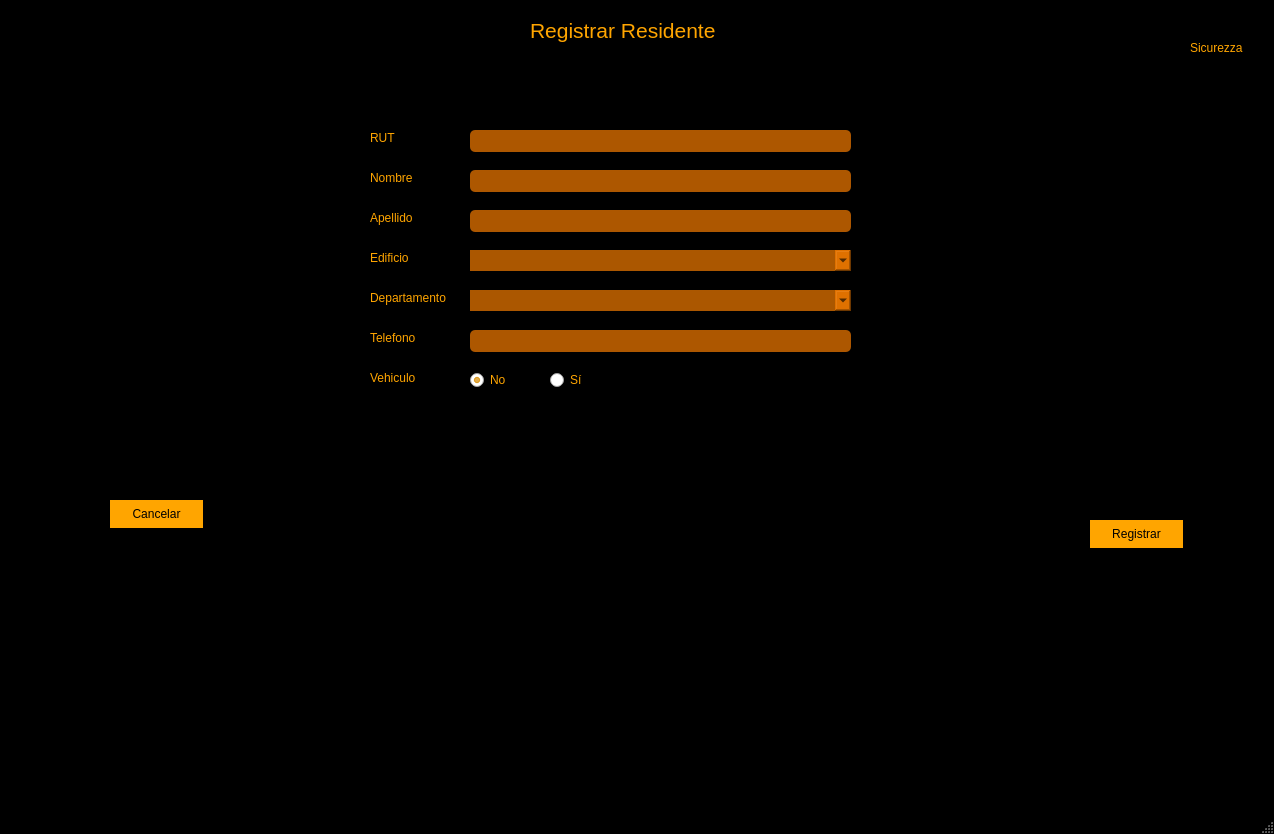
<?xml version="1.0" encoding="UTF-8"?>
<ui version="4.0">
 <class>MainRR</class>
 <widget class="QMainWindow" name="MainRR">
  <property name="geometry">
   <rect>
    <x>0</x>
    <y>0</y>
    <width>1274</width>
    <height>834</height>
   </rect>
  </property>
  <property name="windowTitle">
   <string>Registrar Residente</string>
  </property>
  <property name="styleSheet">
   <string notr="true">QMainWindow{
background:black;
}

QLabel{
color:orange;
}
QLineEdit{
border:0;
border-radius: 5px;
background: rgba(248,124,0,0.7);
padding:8px;
font-size:14;
color:white;
}
QTableWidget{
border:0;
color:white;
background:transparent;
}
QTableWidget::item{
	border:1px solid orange;
}
QHeaderView,QHeaderView::section{
background-color:orange;
}

QPushButton{
background:orange;
border-radius:15px;
}
QPushButton:hover{
background:rgb(245,124,0);
}
QDateTimeEdit{
background:rgba(245,124,0,0.7);
border-radius:5px;
}
QComboBox{
background:rgba(245,124,0,0.7);
border-radius:15px;
}
QRadioButton{
color:orange
}</string>
  </property>
  <widget class="QWidget" name="centralwidget">
   <widget class="QLabel" name="label_6">
    <property name="geometry">
     <rect>
      <x>370</x>
      <y>170</y>
      <width>55</width>
      <height>16</height>
     </rect>
    </property>
    <property name="text">
     <string>Nombre</string>
    </property>
   </widget>
   <widget class="QLabel" name="label">
    <property name="geometry">
     <rect>
      <x>370</x>
      <y>130</y>
      <width>55</width>
      <height>16</height>
     </rect>
    </property>
    <property name="text">
     <string>RUT</string>
    </property>
   </widget>
   <widget class="QLabel" name="label_2">
    <property name="geometry">
     <rect>
      <x>370</x>
      <y>250</y>
      <width>55</width>
      <height>16</height>
     </rect>
    </property>
    <property name="text">
     <string>Edificio</string>
    </property>
   </widget>
   <widget class="QLabel" name="label_7">
    <property name="geometry">
     <rect>
      <x>370</x>
      <y>370</y>
      <width>55</width>
      <height>16</height>
     </rect>
    </property>
    <property name="text">
     <string>Vehiculo</string>
    </property>
   </widget>
   <widget class="QLabel" name="label_3">
    <property name="geometry">
     <rect>
      <x>370</x>
      <y>330</y>
      <width>55</width>
      <height>16</height>
     </rect>
    </property>
    <property name="text">
     <string>Telefono</string>
    </property>
   </widget>
   <widget class="QLabel" name="label_4">
    <property name="geometry">
     <rect>
      <x>370</x>
      <y>290</y>
      <width>101</width>
      <height>16</height>
     </rect>
    </property>
    <property name="text">
     <string>Departamento</string>
    </property>
   </widget>
   <widget class="QLabel" name="label_5">
    <property name="geometry">
     <rect>
      <x>370</x>
      <y>210</y>
      <width>55</width>
      <height>16</height>
     </rect>
    </property>
    <property name="text">
     <string>Apellido</string>
    </property>
   </widget>
   <widget class="QLineEdit" name="txtRut">
    <property name="geometry">
     <rect>
      <x>470</x>
      <y>130</y>
      <width>381</width>
      <height>22</height>
     </rect>
    </property>
   </widget>
   <widget class="QLineEdit" name="txtNombre">
    <property name="geometry">
     <rect>
      <x>470</x>
      <y>170</y>
      <width>381</width>
      <height>22</height>
     </rect>
    </property>
   </widget>
   <widget class="QLineEdit" name="txtApellido">
    <property name="geometry">
     <rect>
      <x>470</x>
      <y>210</y>
      <width>381</width>
      <height>22</height>
     </rect>
    </property>
   </widget>
   <widget class="QComboBox" name="cboEdficio">
    <property name="geometry">
     <rect>
      <x>470</x>
      <y>250</y>
      <width>381</width>
      <height>21</height>
     </rect>
    </property>
   </widget>
   <widget class="QComboBox" name="cboDepartamento">
    <property name="geometry">
     <rect>
      <x>470</x>
      <y>290</y>
      <width>381</width>
      <height>21</height>
     </rect>
    </property>
   </widget>
   <widget class="QLineEdit" name="txtTelefono">
    <property name="geometry">
     <rect>
      <x>470</x>
      <y>330</y>
      <width>381</width>
      <height>22</height>
     </rect>
    </property>
   </widget>
   <widget class="QRadioButton" name="rbVehiculoNo">
    <property name="geometry">
     <rect>
      <x>470</x>
      <y>370</y>
      <width>95</width>
      <height>20</height>
     </rect>
    </property>
    <property name="styleSheet">
     <string notr="true"/>
    </property>
    <property name="text">
     <string>No</string>
    </property>
    <property name="checked">
     <bool>true</bool>
    </property>
   </widget>
   <widget class="QRadioButton" name="rbVehiculoSi">
    <property name="geometry">
     <rect>
      <x>550</x>
      <y>370</y>
      <width>95</width>
      <height>20</height>
     </rect>
    </property>
    <property name="styleSheet">
     <string notr="true"/>
    </property>
    <property name="text">
     <string>Sí</string>
    </property>
   </widget>
   <widget class="QPushButton" name="btnRegistrar">
    <property name="geometry">
     <rect>
      <x>1090</x>
      <y>520</y>
      <width>93</width>
      <height>28</height>
     </rect>
    </property>
    <property name="text">
     <string>Registrar</string>
    </property>
   </widget>
   <widget class="QPushButton" name="btnCancelar">
    <property name="geometry">
     <rect>
      <x>110</x>
      <y>500</y>
      <width>93</width>
      <height>28</height>
     </rect>
    </property>
    <property name="text">
     <string>Cancelar</string>
    </property>
   </widget>
   <widget class="QLabel" name="label_14">
    <property name="geometry">
     <rect>
      <x>530</x>
      <y>0</y>
      <width>241</width>
      <height>61</height>
     </rect>
    </property>
    <property name="font">
     <font>
      <pointsize>16</pointsize>
     </font>
    </property>
    <property name="text">
     <string>Registrar Residente</string>
    </property>
   </widget>
   <widget class="QLabel" name="label_8">
    <property name="geometry">
     <rect>
      <x>0</x>
      <y>0</y>
      <width>1281</width>
      <height>801</height>
     </rect>
    </property>
    <property name="text">
     <string/>
    </property>
    <property name="pixmap">
     <pixmap>fondo.jpg</pixmap>
    </property>
   </widget>
   <widget class="QLabel" name="label_9">
    <property name="geometry">
     <rect>
      <x>1190</x>
      <y>10</y>
      <width>61</width>
      <height>31</height>
     </rect>
    </property>
    <property name="text">
     <string/>
    </property>
    <property name="pixmap">
     <pixmap>logo.png</pixmap>
    </property>
   </widget>
   <widget class="QLabel" name="label_10">
    <property name="geometry">
     <rect>
      <x>1190</x>
      <y>40</y>
      <width>55</width>
      <height>16</height>
     </rect>
    </property>
    <property name="text">
     <string>Sicurezza</string>
    </property>
   </widget>
   <zorder>label_8</zorder>
   <zorder>label_6</zorder>
   <zorder>label</zorder>
   <zorder>label_2</zorder>
   <zorder>label_7</zorder>
   <zorder>label_3</zorder>
   <zorder>label_4</zorder>
   <zorder>label_5</zorder>
   <zorder>txtRut</zorder>
   <zorder>txtNombre</zorder>
   <zorder>txtApellido</zorder>
   <zorder>cboEdficio</zorder>
   <zorder>cboDepartamento</zorder>
   <zorder>txtTelefono</zorder>
   <zorder>rbVehiculoNo</zorder>
   <zorder>rbVehiculoSi</zorder>
   <zorder>btnRegistrar</zorder>
   <zorder>btnCancelar</zorder>
   <zorder>label_14</zorder>
   <zorder>label_9</zorder>
   <zorder>label_10</zorder>
  </widget>
  <widget class="QMenuBar" name="menubar">
   <property name="geometry">
    <rect>
     <x>0</x>
     <y>0</y>
     <width>1274</width>
     <height>26</height>
    </rect>
   </property>
  </widget>
  <widget class="QStatusBar" name="statusbar"/>
 </widget>
 <resources/>
 <connections/>
</ui>
